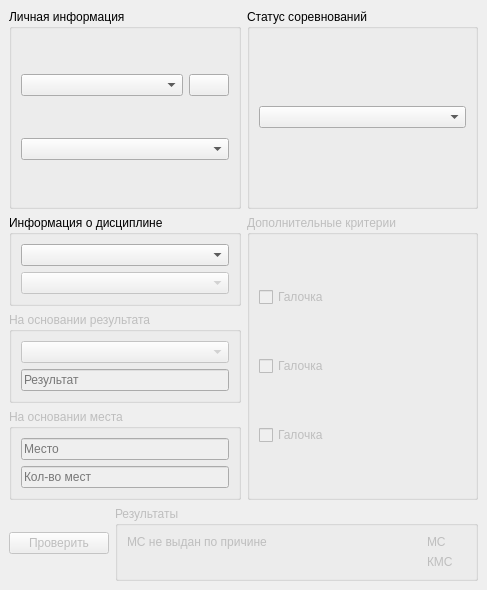
<?xml version="1.0" encoding="UTF-8"?>
<ui version="4.0">
 <class>MainWindow</class>
 <widget class="QMainWindow" name="MainWindow">
  <property name="geometry">
   <rect>
    <x>0</x>
    <y>0</y>
    <width>487</width>
    <height>590</height>
   </rect>
  </property>
  <property name="sizePolicy">
   <sizepolicy hsizetype="Minimum" vsizetype="Minimum">
    <horstretch>0</horstretch>
    <verstretch>0</verstretch>
   </sizepolicy>
  </property>
  <property name="windowTitle">
   <string>MainWindow</string>
  </property>
  <widget class="QWidget" name="centralwidget">
   <layout class="QVBoxLayout" name="verticalLayout_2">
    <item>
     <layout class="QHBoxLayout" name="horizontalLayout">
      <property name="spacing">
       <number>6</number>
      </property>
      <property name="sizeConstraint">
       <enum>QLayout::SetDefaultConstraint</enum>
      </property>
      <item>
       <widget class="QGroupBox" name="gb_persinfo">
        <property name="sizePolicy">
         <sizepolicy hsizetype="Minimum" vsizetype="Minimum">
          <horstretch>0</horstretch>
          <verstretch>0</verstretch>
         </sizepolicy>
        </property>
        <property name="title">
         <string>Личная информация</string>
        </property>
        <layout class="QVBoxLayout" name="verticalLayout_5">
         <item>
          <layout class="QHBoxLayout" name="horizontalLayout_12">
           <item>
            <widget class="QComboBox" name="cb_age_group">
             <property name="sizePolicy">
              <sizepolicy hsizetype="Minimum" vsizetype="Fixed">
               <horstretch>0</horstretch>
               <verstretch>0</verstretch>
              </sizepolicy>
             </property>
             <property name="sizeAdjustPolicy">
              <enum>QComboBox::AdjustToContents</enum>
             </property>
             <property name="placeholderText">
              <string>Возростная группа</string>
             </property>
            </widget>
           </item>
           <item>
            <widget class="QPushButton" name="pb_age_group_description">
             <property name="sizePolicy">
              <sizepolicy hsizetype="Fixed" vsizetype="Fixed">
               <horstretch>0</horstretch>
               <verstretch>0</verstretch>
              </sizepolicy>
             </property>
             <property name="text">
              <string/>
             </property>
             <property name="iconSize">
              <size>
               <width>21</width>
               <height>21</height>
              </size>
             </property>
            </widget>
           </item>
          </layout>
         </item>
         <item>
          <layout class="QHBoxLayout" name="horizontalLayout_2">
           <item>
            <widget class="QComboBox" name="cb_sex">
             <property name="sizePolicy">
              <sizepolicy hsizetype="Minimum" vsizetype="Fixed">
               <horstretch>0</horstretch>
               <verstretch>0</verstretch>
              </sizepolicy>
             </property>
             <property name="editable">
              <bool>false</bool>
             </property>
             <property name="currentText">
              <string/>
             </property>
             <property name="currentIndex">
              <number>-1</number>
             </property>
             <property name="sizeAdjustPolicy">
              <enum>QComboBox::AdjustToContentsOnFirstShow</enum>
             </property>
             <property name="placeholderText">
              <string>Пол</string>
             </property>
            </widget>
           </item>
          </layout>
         </item>
        </layout>
       </widget>
      </item>
      <item>
       <widget class="QGroupBox" name="gb_statcomp">
        <property name="sizePolicy">
         <sizepolicy hsizetype="Minimum" vsizetype="Expanding">
          <horstretch>0</horstretch>
          <verstretch>0</verstretch>
         </sizepolicy>
        </property>
        <property name="minimumSize">
         <size>
          <width>0</width>
          <height>0</height>
         </size>
        </property>
        <property name="title">
         <string>Статус соревнований</string>
        </property>
        <layout class="QHBoxLayout" name="horizontalLayout_4">
         <item>
          <widget class="QComboBox" name="cb_statuses">
           <property name="sizePolicy">
            <sizepolicy hsizetype="Minimum" vsizetype="Fixed">
             <horstretch>0</horstretch>
             <verstretch>0</verstretch>
            </sizepolicy>
           </property>
           <property name="sizeAdjustPolicy">
            <enum>QComboBox::AdjustToContents</enum>
           </property>
           <property name="placeholderText">
            <string>Статус соревноний</string>
           </property>
          </widget>
         </item>
        </layout>
       </widget>
      </item>
     </layout>
    </item>
    <item>
     <layout class="QHBoxLayout" name="horizontalLayout_5">
      <item>
       <layout class="QVBoxLayout" name="verticalLayout_3">
        <item>
         <widget class="QGroupBox" name="gb_discipline">
          <property name="enabled">
           <bool>true</bool>
          </property>
          <property name="sizePolicy">
           <sizepolicy hsizetype="Minimum" vsizetype="Expanding">
            <horstretch>0</horstretch>
            <verstretch>0</verstretch>
           </sizepolicy>
          </property>
          <property name="title">
           <string>Информация о дисциплине</string>
          </property>
          <layout class="QVBoxLayout" name="verticalLayout_6">
           <item>
            <layout class="QHBoxLayout" name="horizontalLayout_6">
             <item>
              <widget class="QComboBox" name="cb_type">
               <property name="enabled">
                <bool>true</bool>
               </property>
               <property name="sizePolicy">
                <sizepolicy hsizetype="Minimum" vsizetype="Fixed">
                 <horstretch>0</horstretch>
                 <verstretch>0</verstretch>
                </sizepolicy>
               </property>
               <property name="placeholderText">
                <string>Вид</string>
               </property>
              </widget>
             </item>
            </layout>
           </item>
           <item>
            <layout class="QHBoxLayout" name="horizontalLayout_7">
             <item>
              <widget class="QComboBox" name="cb_discipline">
               <property name="enabled">
                <bool>false</bool>
               </property>
               <property name="sizePolicy">
                <sizepolicy hsizetype="Minimum" vsizetype="Fixed">
                 <horstretch>0</horstretch>
                 <verstretch>0</verstretch>
                </sizepolicy>
               </property>
               <property name="placeholderText">
                <string>Дисциплина</string>
               </property>
              </widget>
             </item>
            </layout>
           </item>
          </layout>
         </widget>
        </item>
        <item>
         <widget class="QGroupBox" name="gb_result">
          <property name="enabled">
           <bool>false</bool>
          </property>
          <property name="sizePolicy">
           <sizepolicy hsizetype="Minimum" vsizetype="Preferred">
            <horstretch>0</horstretch>
            <verstretch>0</verstretch>
           </sizepolicy>
          </property>
          <property name="title">
           <string>На основании результата</string>
          </property>
          <layout class="QVBoxLayout" name="verticalLayout_7">
           <item>
            <layout class="QHBoxLayout" name="horizontalLayout_8">
             <item>
              <widget class="QComboBox" name="comboBox_5">
               <property name="enabled">
                <bool>false</bool>
               </property>
               <property name="sizePolicy">
                <sizepolicy hsizetype="Minimum" vsizetype="Fixed">
                 <horstretch>0</horstretch>
                 <verstretch>0</verstretch>
                </sizepolicy>
               </property>
               <property name="placeholderText">
                <string>Содержание дисциплины</string>
               </property>
              </widget>
             </item>
            </layout>
           </item>
           <item>
            <widget class="QLineEdit" name="lineEdit_2">
             <property name="enabled">
              <bool>false</bool>
             </property>
             <property name="placeholderText">
              <string>Результат</string>
             </property>
            </widget>
           </item>
          </layout>
         </widget>
        </item>
        <item>
         <widget class="QGroupBox" name="gb_place">
          <property name="enabled">
           <bool>false</bool>
          </property>
          <property name="sizePolicy">
           <sizepolicy hsizetype="Minimum" vsizetype="Preferred">
            <horstretch>0</horstretch>
            <verstretch>0</verstretch>
           </sizepolicy>
          </property>
          <property name="title">
           <string>На основании места</string>
          </property>
          <layout class="QVBoxLayout" name="verticalLayout_4">
           <item>
            <widget class="QLineEdit" name="lineEdit_3">
             <property name="enabled">
              <bool>false</bool>
             </property>
             <property name="placeholderText">
              <string>Место</string>
             </property>
            </widget>
           </item>
           <item>
            <widget class="QLineEdit" name="lineEdit_4">
             <property name="enabled">
              <bool>false</bool>
             </property>
             <property name="placeholderText">
              <string>Кол-во мест</string>
             </property>
            </widget>
           </item>
          </layout>
         </widget>
        </item>
       </layout>
      </item>
      <item>
       <widget class="QGroupBox" name="groupBox_3">
        <property name="enabled">
         <bool>false</bool>
        </property>
        <property name="sizePolicy">
         <sizepolicy hsizetype="Expanding" vsizetype="Expanding">
          <horstretch>0</horstretch>
          <verstretch>0</verstretch>
         </sizepolicy>
        </property>
        <property name="minimumSize">
         <size>
          <width>0</width>
          <height>0</height>
         </size>
        </property>
        <property name="title">
         <string>Дополнительные критерии</string>
        </property>
        <layout class="QVBoxLayout" name="verticalLayout_8">
         <item>
          <widget class="QCheckBox" name="checkBox_3">
           <property name="sizePolicy">
            <sizepolicy hsizetype="Minimum" vsizetype="Fixed">
             <horstretch>0</horstretch>
             <verstretch>0</verstretch>
            </sizepolicy>
           </property>
           <property name="text">
            <string>Галочка</string>
           </property>
          </widget>
         </item>
         <item>
          <widget class="QCheckBox" name="checkBox_2">
           <property name="sizePolicy">
            <sizepolicy hsizetype="Minimum" vsizetype="Fixed">
             <horstretch>0</horstretch>
             <verstretch>0</verstretch>
            </sizepolicy>
           </property>
           <property name="text">
            <string>Галочка</string>
           </property>
          </widget>
         </item>
         <item>
          <widget class="QCheckBox" name="checkBox">
           <property name="sizePolicy">
            <sizepolicy hsizetype="Minimum" vsizetype="Fixed">
             <horstretch>0</horstretch>
             <verstretch>0</verstretch>
            </sizepolicy>
           </property>
           <property name="text">
            <string>Галочка</string>
           </property>
          </widget>
         </item>
        </layout>
       </widget>
      </item>
     </layout>
    </item>
    <item>
     <layout class="QHBoxLayout" name="horizontalLayout_3">
      <item>
       <widget class="QPushButton" name="pushButton">
        <property name="enabled">
         <bool>false</bool>
        </property>
        <property name="sizePolicy">
         <sizepolicy hsizetype="Preferred" vsizetype="Fixed">
          <horstretch>0</horstretch>
          <verstretch>0</verstretch>
         </sizepolicy>
        </property>
        <property name="minimumSize">
         <size>
          <width>100</width>
          <height>0</height>
         </size>
        </property>
        <property name="text">
         <string>Проверить</string>
        </property>
       </widget>
      </item>
      <item>
       <widget class="QGroupBox" name="groupBox_4">
        <property name="enabled">
         <bool>false</bool>
        </property>
        <property name="sizePolicy">
         <sizepolicy hsizetype="Expanding" vsizetype="Fixed">
          <horstretch>0</horstretch>
          <verstretch>0</verstretch>
         </sizepolicy>
        </property>
        <property name="title">
         <string>Результаты</string>
        </property>
        <layout class="QHBoxLayout" name="horizontalLayout_9">
         <item>
          <widget class="QLabel" name="label">
           <property name="enabled">
            <bool>false</bool>
           </property>
           <property name="sizePolicy">
            <sizepolicy hsizetype="Expanding" vsizetype="Preferred">
             <horstretch>0</horstretch>
             <verstretch>0</verstretch>
            </sizepolicy>
           </property>
           <property name="text">
            <string>МС не выдан по причине</string>
           </property>
           <property name="alignment">
            <set>Qt::AlignLeading|Qt::AlignLeft|Qt::AlignTop</set>
           </property>
          </widget>
         </item>
         <item>
          <layout class="QVBoxLayout" name="verticalLayout">
           <item>
            <layout class="QHBoxLayout" name="horizontalLayout_10">
             <item>
              <widget class="QLabel" name="l_ms">
               <property name="sizePolicy">
                <sizepolicy hsizetype="Minimum" vsizetype="Preferred">
                 <horstretch>0</horstretch>
                 <verstretch>0</verstretch>
                </sizepolicy>
               </property>
               <property name="text">
                <string>МС</string>
               </property>
              </widget>
             </item>
             <item>
              <widget class="QLabel" name="pm_ms">
               <property name="sizePolicy">
                <sizepolicy hsizetype="Minimum" vsizetype="Preferred">
                 <horstretch>0</horstretch>
                 <verstretch>0</verstretch>
                </sizepolicy>
               </property>
               <property name="text">
                <string/>
               </property>
               <property name="pixmap">
                <pixmap resource="../resources.qrc">:/icons/remove.svg</pixmap>
               </property>
               <property name="alignment">
                <set>Qt::AlignRight|Qt::AlignTrailing|Qt::AlignVCenter</set>
               </property>
              </widget>
             </item>
            </layout>
           </item>
           <item>
            <layout class="QHBoxLayout" name="horizontalLayout_11">
             <item>
              <widget class="QLabel" name="l_cms">
               <property name="sizePolicy">
                <sizepolicy hsizetype="Minimum" vsizetype="Preferred">
                 <horstretch>0</horstretch>
                 <verstretch>0</verstretch>
                </sizepolicy>
               </property>
               <property name="text">
                <string>КМС</string>
               </property>
              </widget>
             </item>
             <item>
              <widget class="QLabel" name="pm_cms">
               <property name="sizePolicy">
                <sizepolicy hsizetype="Minimum" vsizetype="Preferred">
                 <horstretch>0</horstretch>
                 <verstretch>0</verstretch>
                </sizepolicy>
               </property>
               <property name="text">
                <string/>
               </property>
               <property name="pixmap">
                <pixmap resource="../resources.qrc">:/icons/remove.svg</pixmap>
               </property>
               <property name="alignment">
                <set>Qt::AlignRight|Qt::AlignTrailing|Qt::AlignVCenter</set>
               </property>
              </widget>
             </item>
            </layout>
           </item>
          </layout>
         </item>
        </layout>
       </widget>
      </item>
     </layout>
    </item>
   </layout>
  </widget>
 </widget>
 <resources>
  <include location="../resources.qrc"/>
 </resources>
 <connections/>
</ui>
